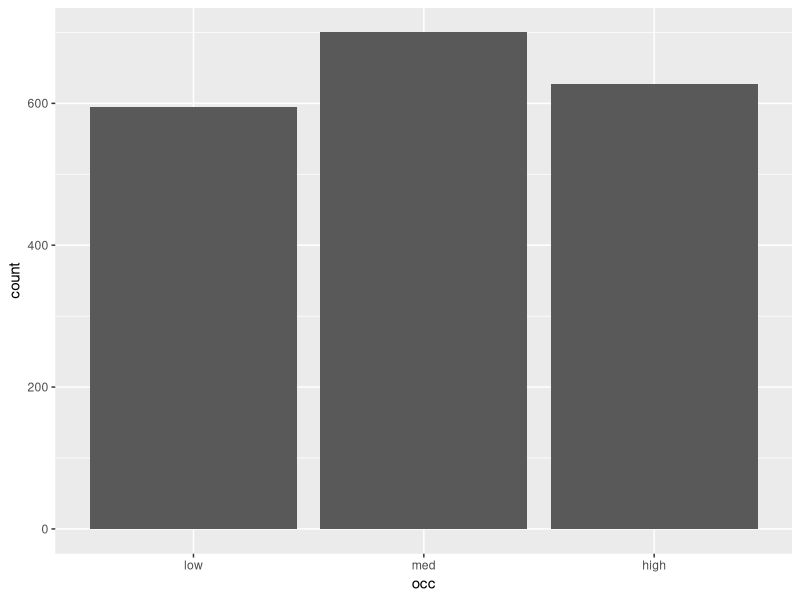
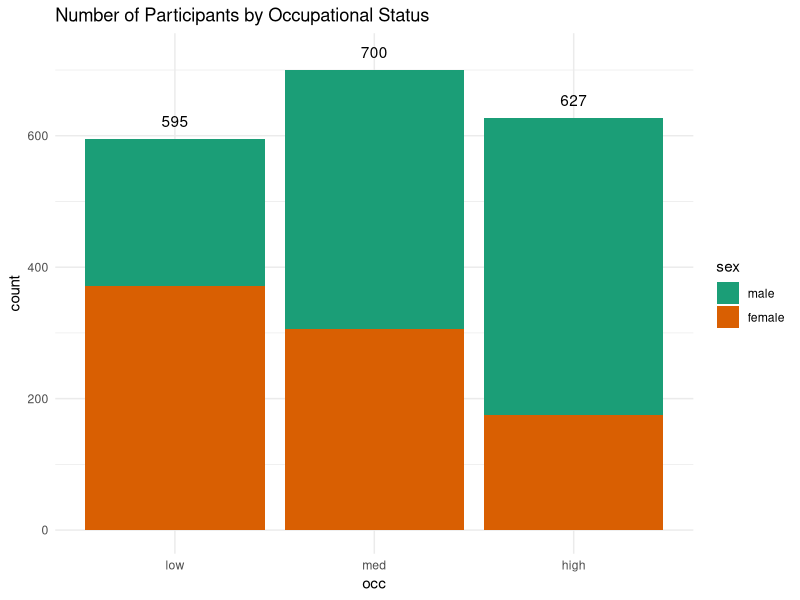
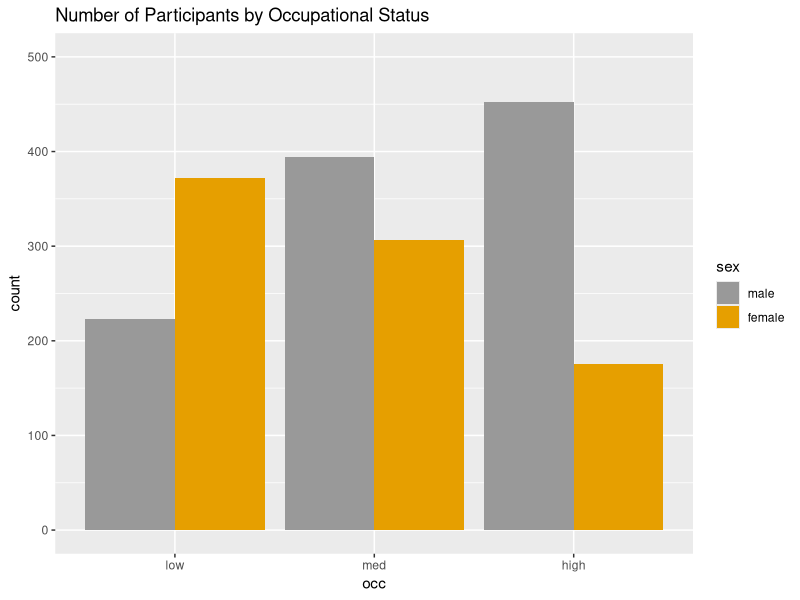
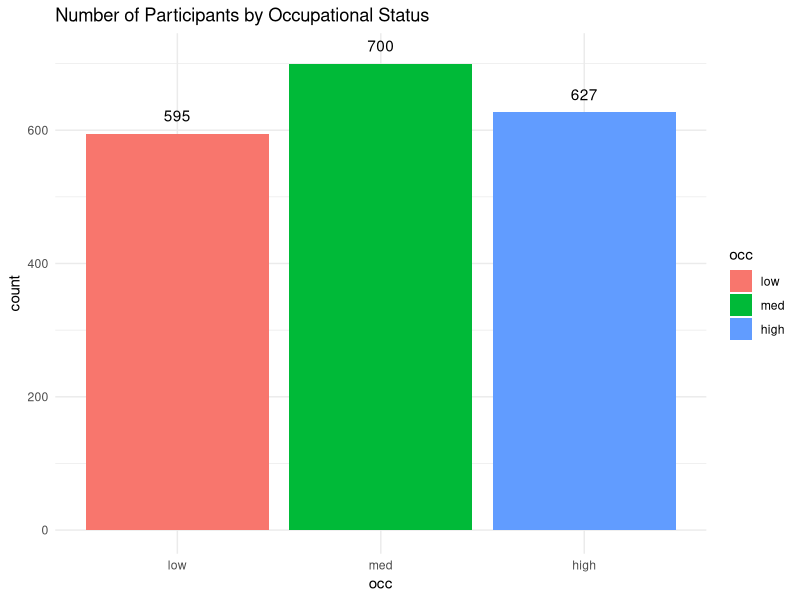
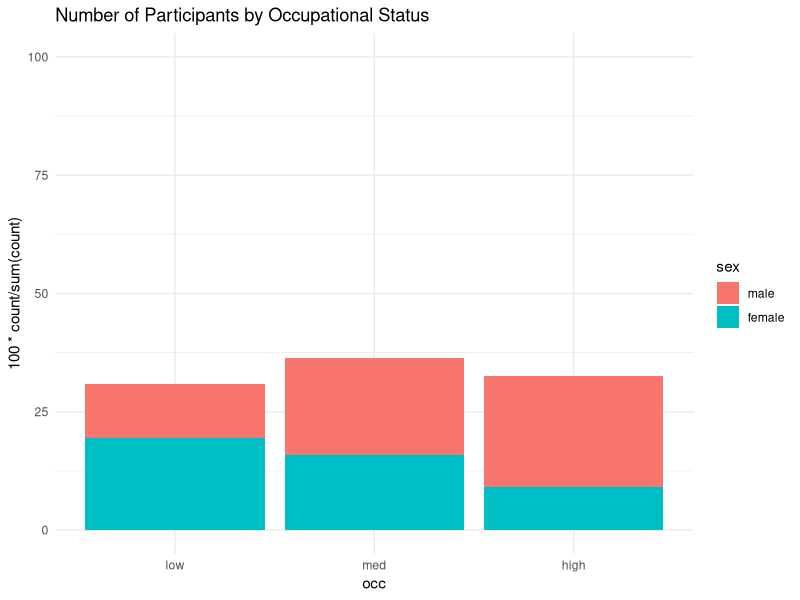
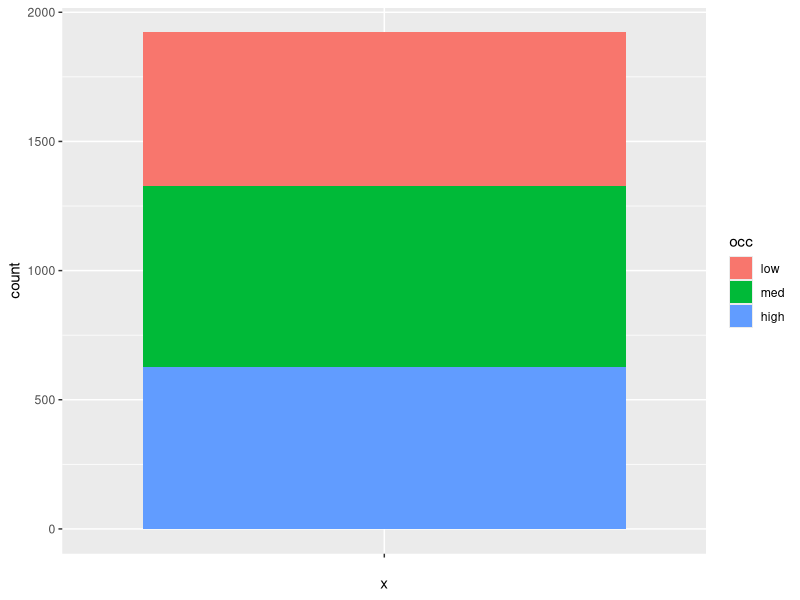
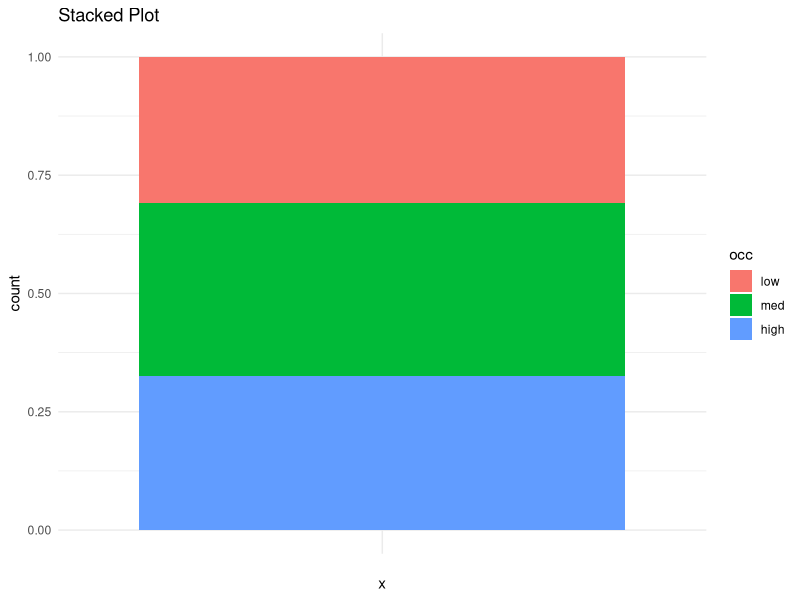
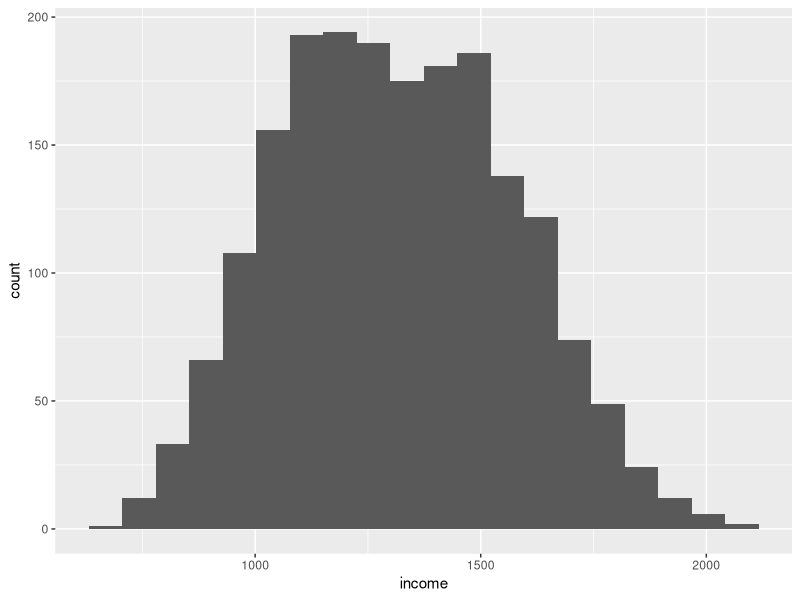

These charts were generated, in order, by the following R code:
## ---- chunk 1
# import packages
library(tidyverse)
## ---- chunk 2
# Read in income data
df <- read_csv('data.csv')
head(df)
## ---- chunk 3
# summary of data
str(df)
## ---- chunk 4
# Convert columns for 'occ' and 'edu' to be factors with levels (low, med, high)
df$occ <- factor(df$occ, levels = c('low', 'med', 'high'))
df$edu <- factor(df$edu, levels = c('low', 'med', 'high'))
## ---- chunk 5
# change 'sex' variable factor with levels (male & female)
df$sex <- factor(df$sex, levels = c('m', 'f'), labels = c('male', 'female'))
## ---- chunk 6
# create a bar plot that counts people with low, medium, and high occupation status respectively

ggplot(df, aes(x=occ)) + 
  geom_bar()
## ---- chunk 7
# Add a title, color, and theme, differentiate by sex, and total count labels over the bars (don't be afraid to google)

ggplot(df, aes(occ)) +
  geom_bar(aes(fill = sex)) + 
  geom_text(stat = 'count', aes(label = ..count.. ), vjust = -1) +
  ylim(0, 720) +
  labs(
    title = 'Number of Participants by Occupational Status',
    xlab = 'Occupational Status', 
    ylab = 'Count') +
  scale_fill_brewer(palette= 'Dark2') +
  theme_minimal()

## ---- chunk 8
# unstack the bars, which do you think is a better graph?
# use scale_fill_manual to set your colors

ggplot(df, aes(occ)) +
  geom_bar(aes(fill = sex), position = 'dodge') + 
  geom_text(stat = 'count', aes(label = ..count.. )) +
  ylim(0, 500) +
  labs(
    title = 'Number of Participants by Occupational Status',
    xlab = 'Occupational Status', 
    ylab = 'Count') +
  scale_fill_manual(values=c("#999999", "#E69F00"))
  theme_minimal()
## ---- chunk 9
# Make the same graph with precomputed data (will need to consider changing default settings)
# No need to color the bars by sex for this step

occ_counted <- df %>% count(occ, name = 'count') 
occ_counted

ggplot(occ_counted, aes(occ, count)) + 
  geom_bar(aes(fill = occ), stat = 'identity') +
  geom_text(aes(label = count ), vjust = -1) +
  ylim(0, 710) +
  labs(
    title = 'Number of Participants by Occupational Status',
    xlab = 'Occupational Status', 
    ylab = 'Count') +
  theme_minimal() 
## ---- chunk 10
# look up the function after_stat()
# create the same bar graph using percents on the y axis (use data 'df')
# update the y axis label

ggplot(df, aes(occ, y = after_stat(100 * count/sum(count)))) + 
  geom_bar(aes(fill = sex)) +
  ylim(0, 100) +
  labs(
    title = 'Number of Participants by Occupational Status',
    xlab = 'Occupational Status', 
    ylab = 'Percent of Total') +
  theme_minimal() 
## ---- chunk 11
# stacked plot with frequencies; used data occ_counted)
ggplot(occ_counted, aes(x = '', y = count, fill = occ)) + 
  geom_bar(stat = "identity")
## ---- chunk 12
# Try to make this plot better by using position = 'fill'
# Change your labels appropiately

ggplot(occ_counted, aes(x = '', y = count, fill = occ)) + 
  geom_bar(stat = "identity", position = 'fill') +
  labs(
    title = 'Stacked Plot', 
    xlab = 'Occupation', 
    ylab = 'Proportion') +
  theme_minimal()
  
## ---- chunk 13
# Draw a histogram with the variable income
ggplot(df, aes(income)) + 
  geom_histogram(bins = 20) + 
  theme_gray()
## ---- chunk 14
# plot a density plot of income

ggplot(df, aes(income)) + 
  geom_density() + 
  theme_minimal()
## ---- chunk 15
# Graph the histogram and density plot together
ggplot(df, aes(x = income, y=..density..)) + 
  geom_histogram(bins=20, fill = 'white', color = 'gray') + 
  geom_density(aes(x = income), col="red") + 
  theme_minimal()


ggplot(df, aes(x=income)) +                                # ggplot2 histogram & density
  geom_histogram(aes(y = stat(density))) +
  geom_density(col = "red") +
  theme_minimal()


## ---- chunk 16
# Create a histogram separated by sex
ggplot(df, aes(x=income, fill = sex)) + 
  geom_histogram(bins=20, alpha=0.7) + 
  theme_bw()
## ---- chunk 17
# create a boxplot for income
ggplot(df, aes(x = income)) + 
  geom_boxplot() + 
  theme_bw()
## ---- chunk 18
#Remove everything on the y-axis including the texts and tick marks

ggplot(df, aes(x = income)) + 
  geom_boxplot() + 
  theme_bw() +
  theme(axis.text.y=element_blank(),
        axis.ticks.y=element_blank())
## ---- chunk 19
# Separate by sex
ggplot(df, aes(x = income, y = sex)) + 
  geom_boxplot() + 
  theme_bw()
## ---- chunk 20
# Create a violin plot of income separated by sex
ggplot(df, aes(x = sex, y = income)) + 
  geom_violin() + 
  theme_bw()
## ---- chunk 21
# overlay the data points and color by education

ggplot(df, aes(x = sex, y = income)) + 
  geom_violin() + 
  geom_jitter(width = 0.1, height = 0.1, alpha = 0.2, aes(color = edu)) + 
  theme_bw()
## ---- chunk 22
# Create a scatterplot of income vs age
ggplot(df, aes(x = age, y = income)) + 
  geom_point() + 
  theme_bw()
## ---- chunk 23
# It is hard to see the individual data points. Plot two ways to make it easy to see individual points

# with alpha
ggplot(df, aes(x = age, y = income)) + 
  geom_point(alpha=0.3) + 
  theme_bw()
## ---- chunk 24
# with jitter
ggplot(df, aes(x = age, y = income)) + 
  geom_point() + 
  geom_jitter() +
  theme_bw()
## ---- chunk 25
# show 2 ways to differentiate the points by sex

# by color
ggplot(df, aes(x = age, y = income, col=sex)) + 
  geom_point(alpha=0.3) + 
  theme_bw()
## ---- chunk 26
# with shape
ggplot(df, aes(x = age, y = income, shape=sex)) + 
  geom_point(alpha=0.3) + 
  theme_bw()
## ---- chunk 27
# use faceting to separate scatter plot by sex
ggplot(df, aes(x = age, y = income)) + 
  geom_point(alpha = 0.3) + 
  facet_wrap(~ sex)
## ---- chunk 28
# use faceting to separate by sex and edu using facet_wrap()
ggplot(df, aes(x = age, y = income)) + 
  geom_point(alpha = 0.3) + 
  facet_wrap(sex ~ edu)
## ---- chunk 29
# use faceting to separate by sex and edu using facet_grid()
ggplot(df, aes(x = age, y = income)) + 
  geom_point(alpha = 0.3) + 
  facet_grid(sex ~ edu)
## ---- chunk 30
# With extra time, go back through charts and practice changing colors, themes, labels, etc...
